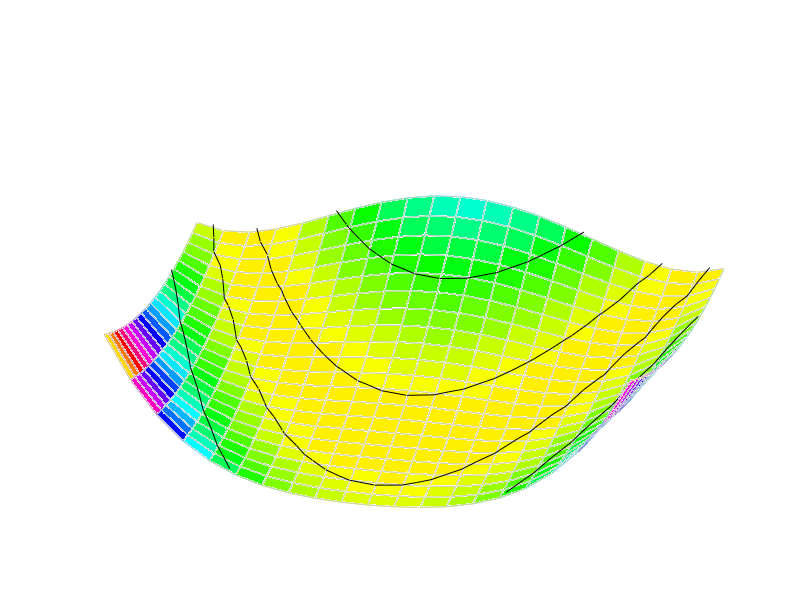

This chart was generated by the following MATLAB code: (Note: this script raises an error after producing the figure.)
clear;
close all

x=-2:.2:2;
y=-1:.2:3;
[xx,yy]=meshgrid(x,y);
zz=100*(yy-xx.^2).^2+(1-xx).^2;
figure, mesh(x,y,zz)

% Set up the appropriate colormap
% In this case, the colormap has been chosen to give the surf plot
% a nice healthy banana color.
hsv2=hsv;
hsv3=[hsv2(11:64,:); hsv2(1:10,:)];
% draw the surf plot
surfHndl=surface(x,y,zz,'EdgeColor',[.8 .8 .8]);
axis off;
view(10,55);
colormap(hsv3);
hold on;
[c,contHndl]=contour3(x,y,zz+50,[100 500],'k');
set(contHndl,'Color',[.8 .8 .8]);
drawnow
plot3(-1.9,2,267.62,'ko', ...
      'MarkerSize',15, ...
      'LineWidth',2, ...
      'EraseMode','none');
text(-1.9,2.2,267.62,'   Begin', ...
     'Color',[0 0 0], ...
     'EraseMode','none');
plot3(1,1,0,'ko', ...
      'MarkerSize',15, ...
      'LineWidth',2, ...
      'EraseMode','none');
text(0.8,1.4,0,'   End', ...
     'Color',[0 0 0], ...
     'EraseMode','none');
x=[-1.9 2];

str=[' Steepest Descent'];


%x=[4*rand-2 4*rand-1];
OPTIONS=0;
OPTIONS(1)=-1;
OPTIONS(6)=2;
OPTIONS(10)=200;
OPTIONS(14)=300;
GRAD='[100*(4*x(1)^3-4*x(1)*x(2))+2*x(1)-2; 100*(2*x(2)-2*x(1)^2); xpbanplt(x)]';
f='100*(x(2)-x(1)^2)^2+(1-x(1))^2';
str2=' [x, options] = fminu(f,x,OPTIONS,GRAD);';
[x, options] = fminu(f,x,OPTIONS,GRAD);